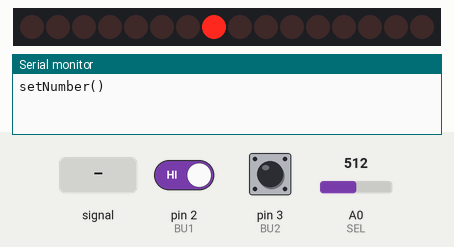
A sketch run on a simulated Arduino Mega 2560, built with avr-gcc and run on an emulated ATmega2560. On the bench: 16 shift-register outputs drawn as a row of LEDs (first output left, lit = HIGH), the last lines printed to the serial monitor. Wiring (inferred from the names in the program): 2 × shift register (74HC595): data pin 4; shift clock pin 5; latch pin 6. Wiring (inferred from the signals the program sends): row of LEDs: on Q0, Q1, Q2, Q3, Q4, Q5, Q6, Q7, Q8, Q9, Q10, Q11, Q12, Q13, Q14, Q15. Inputs (shaded band) come from the test bench; at power-on: pin 2 (BU1) HIGH, A0 (SEL) = 512, pin 3 (BU2) HIGH.

Above: at 1.2 s.
1.3 s: A0 (SEL) fed a 200 Hz sine of ±460 counts around its level
At 2.1 s:
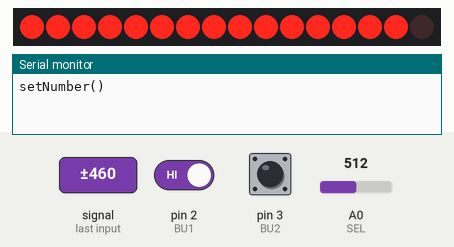
3.9 s: pin 2 (BU1) driven LOW
At 4.55 s:
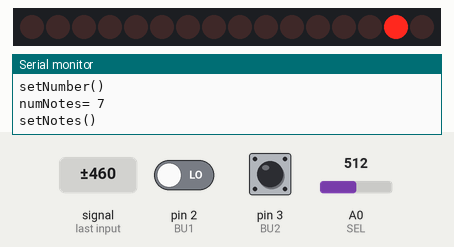
5.7 s: A0 (SEL) set to 306
At 5.75 s:
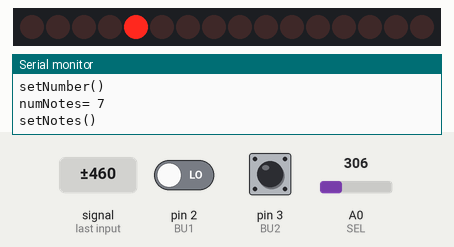
8.0 s: A0 (SEL) set to 223
At 10.35 s:
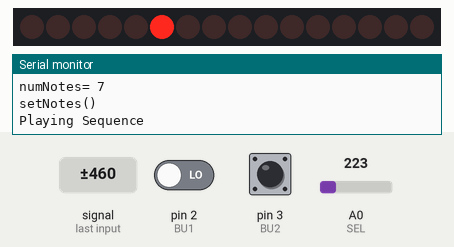
10.4 s: A0 (SEL) set to 194
13.4 s: A0 (SEL) set to 0
At 14.9 s:
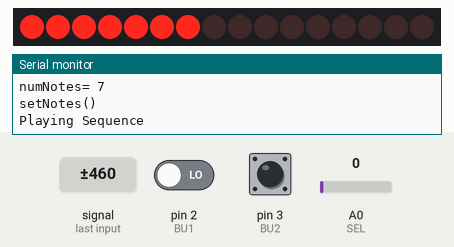
Timing chart, 0 to 16.1 s (numbered marks = the images above; inputs shaded):
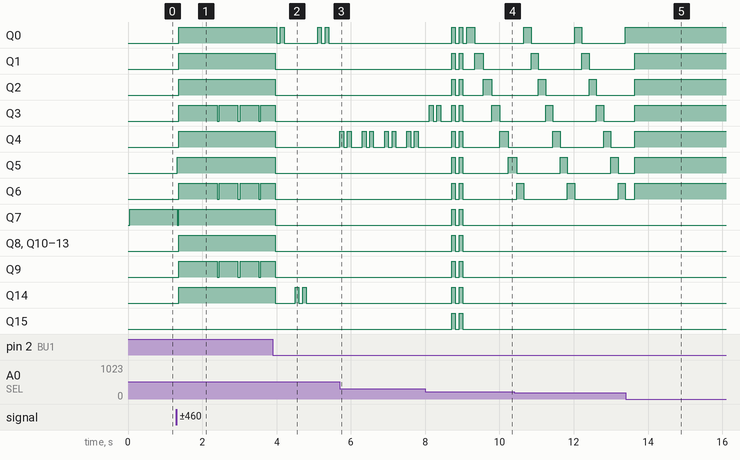

The sketch:

muBox_sequencer.ino
```cpp
/*  meoWS muBox Firmware:  Sequencer
 *  Use the potentiometer to choose the number of notes.
 *  Next, use the potentiometer to choose the notes to played back in sequence.  Press button 1 to register the note.
 *  To reset the sequence, press button 2
 *  Once the last note is registered, the sequence will play
 *  On playback, use the potentiometer to adjust speed
 *  To stop and reset, press button 2
 *
 *
 *  The following pins are used:
 *    D2 - Button
 *    D3 - Button
 *    D4 - SDI (LED Driver)
 *    D5 - CLK (LED Driver)
 *    D6 - LE (LED Drier)
 *    D7 - VS1053b Reset
 *    D8 - VS1053b MIDI in
 *    D9 - VS1053b RX (Not used)
 *    A0 - Number Selector (Pot)
 *
 *  Developed by:  Allen Lee (alee@meoworkshop.org)
 *  Revision History
 *  rev.O [16-Nov/12]
 */

//  mubox requires Software Serial to communicate MIDI
#include <SoftwareSerial.h>


//  Define Pins as explained above
#define BU1 2
#define BU2 3
#define SDI 4
#define CLK 5
#define LE 6
#define SEL A0
#define RST 7

//  Create Softserial object for midi
SoftwareSerial midi(9,8);

int numNotes = 16;    //  Set maximum number of notes playable
int seq[16];          //  Set up an array that stores user-defined notes.  Note that the maximum array size is 16
int aVal = 0;         //  Variable for potentiometer reads
int aVal_temp = 0;    //  Temporary variable for pot reads.  You'll see how it is used later on
int light[16] ={
  0x1,0x2,0x4,0x8,0x10,0x20,0x40,0x80,0x100,0x200,0x400,0x800,0x1000,0x2000,0x4000,0x8000};    //  Define the 16-bit strings for lighting arrays

//  The notes to select are hard coded in this bank here.  You may change it whatever you wish
char noteBank[16] = {
  48,51,55,58,60,63,67,70,72,75,79,82,84,87,91,94};    //  Define selectable notes.  You can change this!

void setup()
{
  //  Setup buttons.  You can set up interrupts.  Do so carefully!
  //attachInterrupt(0, <fcn>, FALLING);
  //attachInterrupt(1, <fcn>, FALLING);
  pinMode(BU1, INPUT);
  pinMode(BU2, INPUT);
  pinMode(RST, OUTPUT);

  //  Setup LED Driver pins
  pinMode(SDI, OUTPUT);
  pinMode(CLK, OUTPUT);
  pinMode(LE, OUTPUT);
  //  Byte is latched in the LED Driver when LE is active low
  digitalWrite(LE, HIGH);

  //  Set up MIDI Parameters
  midi.begin(31250);
  setBank(0,0x00);
  setVol(0,100);
  setInstrument(0,0);    //  You can change this to a different instrument if you wish.  BE CAREFUL!  For pretty much most instruments, you will also need to use the stopNote() function or else a note will play forever!

  //  Reset the VS1053b Chip
  digitalWrite(RST, LOW);
  delay(50);
  digitalWrite(RST, HIGH);

  //  Serial for debugging
  Serial.begin(9600);

}

//  Not a lot goes on in the loop as you can see.  There are three functions.  The first is the set the number of notes in a sequence, the next is a function for selecting the notes to play in sequence and the last
//  actually plays the sequence.
void loop()
{
  Serial.println("setNumber()");
  setNumber();
  Serial.print("numNotes= ");
  Serial.println(numNotes,DEC);
  Serial.println("setNotes()");
  setNotes();
  Serial.println("Playing Sequence");
  playSeq();

  Serial.println("RESET");
}

//  Define function to set the number of notes in a sequence
void setNumber(void)
{
  //  We want an infinite loop here until the user is finished selecting the number of notes!
  while(1)
  {
    aVal_temp = analogRead(SEL);              //  We don't have 1024 LEDs so we first put the analogRead in a temporary variable
    aVal = map(aVal_temp, 0, 1023, 0, 15);    //  The temp variable is then mapped from 0 to 15.  aVal stores the mapped value

    lightLED(light[aVal]);                    //  Light the LED!

    //  Check to see if the user has selected the number of notes.
    //  A button press pulls the pin LOW
    if(digitalRead(BU1) == 0)
    {
      //  Flash the LEDs to confirm that the number has been set
      for(int i = 0; i < 2; i++)
      {
        lightLED(light[0]);
        delay(100);
        lightLED(0x0000);
        delay(100);
      }
      //  Debounce delay
      delay(200);
      numNotes = aVal + 1;                    //  The number of notes is stored here!
      break;                                  //  Break out of the infinite loop and back to the loop() area
    }
  }
}


//  Set what notes we want the sequencer to play here
void setNotes(void)
{
  int counter = 0;                            //  Counter keeps track of how many notes you have selected.  Once counter reaches the max number of notes the user has defined, it will break out of the function
  int aVal_prev = 0;                          //  Used to prevent the VS1053 from repeatly playing the same note if pot is untouched
  while(1)
  {
    aVal_temp = analogRead(SEL);              //  Again, we have mapping
    aVal = map(aVal_temp, 0, 1023, 0, 15);

    lightLED(light[aVal]);

    //  We only want the note to play once!
    if(aVal_prev != aVal)
    {
      playNote(0, noteBank[aVal]);
      aVal_prev = aVal;
    }

    //  Check to see if user has selected a note
    if(digitalRead(BU1) == 0)
    {
      //  Flash the LED to confirm that the note has been put into the sequence array
      for(int i=0; i < 2; i++)
      {
        lightLED(light[aVal]);
        delay(100);
        lightLED(0x0000);
        delay(100);
      }

      delay(200);
      seq[counter] = noteBank[aVal];
      counter++;                                //  Increment counter

      //  Check to see if maximum number of user-defined notes has been reached
      if(counter == numNotes)
      {
        //  Flash all LEDs to indicate the sequence is about to play
        for(int i=0; i < 2; i++)
        {
          lightLED(0xffff);
          delay(100);
          lightLED(0x0000);
          delay(100);
        }

        break;
      }


    }

    //  Check to see if the user pressed the button to redo his selections
    if(digitalRead(BU2) == 0)
    {
      delay(200);
      counter = 0;
    }
  }
}


//  Here, we actually play back the sequence
void playSeq(void)
{
  while(1)
  {
    for(int i = 0; i < numNotes; i++)
    {
      aVal = analogRead(SEL);

      playNote(0,seq[i]);
      lightLED(light[i]);
      delay(aVal);
    }

    //  Check to see if user has pressed reset to start the whole process again
    if(digitalRead(BU2) == 0)
    {
      delay(200);
      break;
    }
  }
}


//  This function lights up the LEDs for a given value
void lightLED(int value)
{
  digitalWrite(LE, LOW);
  //  Because our LED Driver is a 16 channel one, and SPI takes in a byte at a time, we must split our value to two bytes.
  //  We achieve sending the higher byte by right shifting our value by one byte (8 bits)
  shiftOut(SDI, CLK, MSBFIRST, (value >> 8));
  shiftOut(SDI, CLK, MSBFIRST, value);
  digitalWrite(LE, HIGH);
}


//  Define some MIDI Functions in this section
void MIDI(char cmd, char data1, char data2)
{
  midi.print(cmd);
  midi.print(data1);

  //  If a command is less than 0xb0, then two data bytes are needed instead of one
  if((cmd & 0xf0) < 0xb0)
    midi.print(data2);
}

void setBank(char channel, char bank)
{
  MIDI((0xb0 | channel), 0x00, bank);
}

void setVol(char channel, char vol)
{
  MIDI((0xb0 | channel), 0x07, vol);
}

void setInstrument(char channel, char instr)
{
  MIDI((0xc0 | channel), instr, 0);
}

void playNote(char channel, char note)
{
  //  I've preset the attack (and release) value because they're not overly changed around in this case.  If you wish to change the value
  //  you may do so up to 127.
  char atk = 60;
  MIDI((0x90 | channel), note, atk);
}

void stopNote(char channel, char note)
{
  char rel = 80;
  MIDI((0x80 | channel), note, rel);
}
```

Measured:
- after the input at 1.3 s, Q0–2, Q4, Q8, Q10–14: LOW → HIGH after 0.06 s; Q3, Q6, Q9: LOW → HIGH after 0.06 s, then repeats every 0.56 s: LOW 0.06 s, HIGH 0.50 s; Q5: LOW → HIGH at once; Q7: HIGH → LOW at once, → HIGH 0.04 s later
